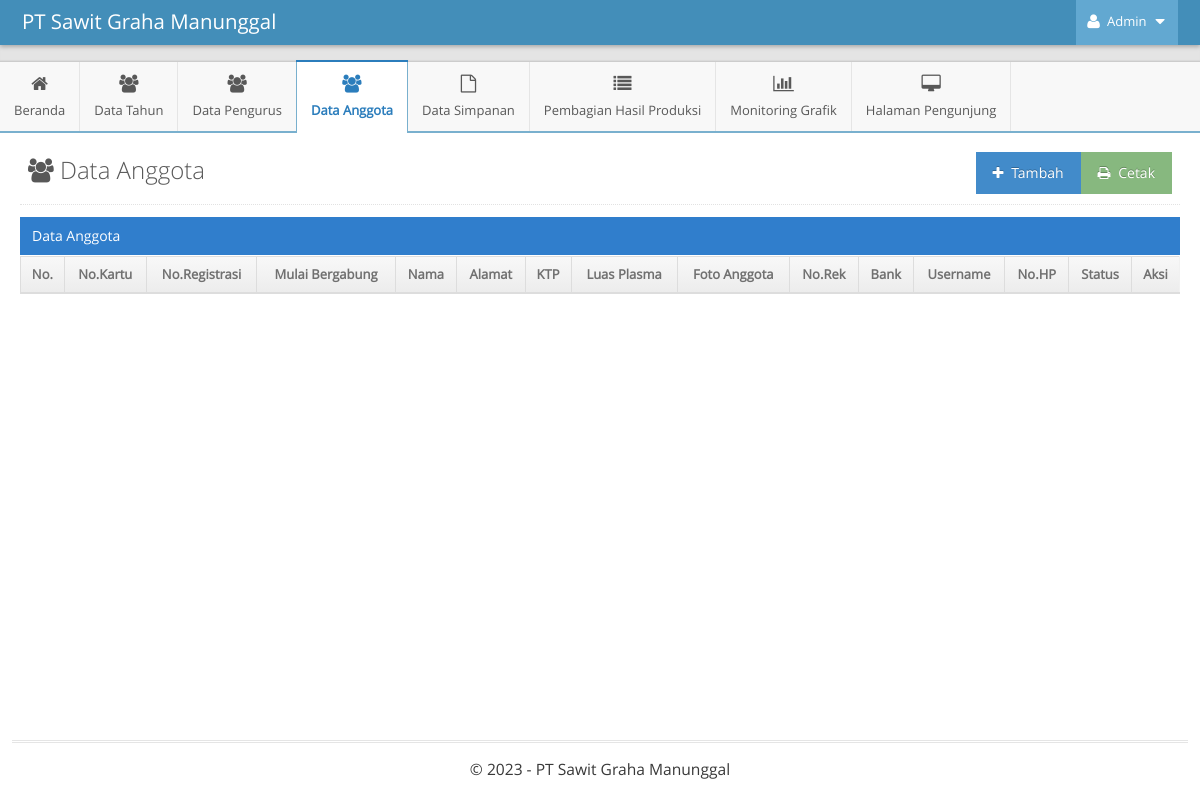
The app's page /admin/indexAdmin.php?p=kelola-anggota&m=anggota (signed in), older data.
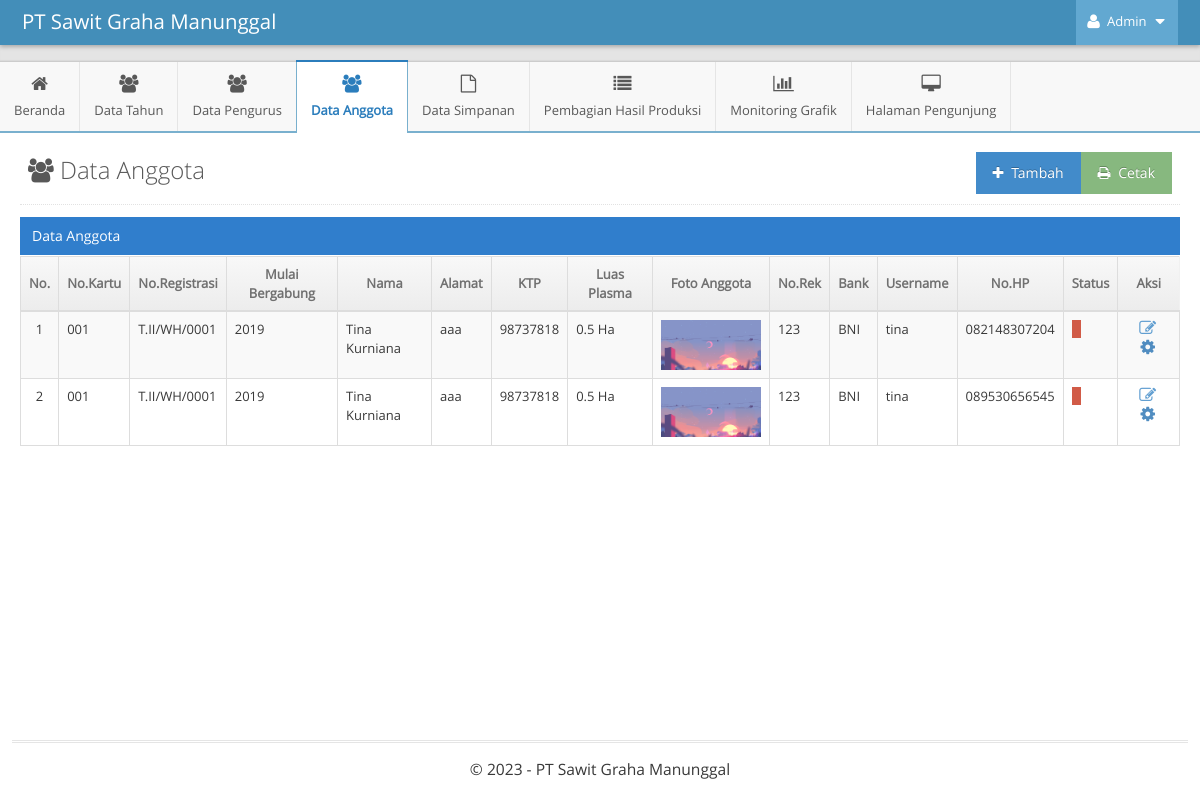
The same page, newer data.
### tables this page shows
CREATE TABLE `anggota` (
  `id_anggota` int NOT NULL AUTO_INCREMENT,
  `username` varchar(255) NOT NULL,
  `password` varchar(255) NOT NULL,
  `nama` varchar(255) NOT NULL,
  `no_kartu` varchar(255) NOT NULL,
  `no_registrasi` varchar(255) NOT NULL,
  `alamat` text NOT NULL,
  `ktp` varchar(16) NOT NULL,
  `luas_plasma` varchar(255) NOT NULL,
  `foto` varchar(255) NOT NULL,
  `no_rek` varchar(255) NOT NULL,
  `bank` varchar(255) NOT NULL,
  `id_tahun` int NOT NULL,
  `no_hp` varchar(255) DEFAULT NULL,
  PRIMARY KEY (`id_anggota`),
  KEY `id_tahun` (`id_tahun`),
  CONSTRAINT `anggota_ibfk_1` FOREIGN KEY (`id_tahun`) REFERENCES `tahun` (`id`) ON DELETE CASCADE ON UPDATE CASCADE
);

CREATE TABLE `tahun` (
  `id` int NOT NULL AUTO_INCREMENT,
  `tahun` int DEFAULT NULL,
  PRIMARY KEY (`id`)
);

### function-show.php (called while the page is built)
<?php
$host = 'localhost';
$username = 'root';
$password = '';
$dbname = 'skripsi-pirda2';
$conn = mysqli_connect($host, $username, $password, $dbname);
function tampilData($query)
{
    global $conn;
    $result = mysqli_query($conn, $query);
    $rows = [];
    while ($row = mysqli_fetch_assoc($result)) {
        $rows[] = $row;
    }
    return $rows;
}
?>

### admin/pages-admin/kelola-anggota/anggota.php (the view, shortened to what this page needs)
<?php
$query_tampil = "SELECT
					*,
					tahun.tahun
				FROM
					anggota
				INNER JOIN tahun on tahun.id = anggota.id_tahun;";
$anggota = tampilData($query_tampil);
?>
<div class="page-content">
	<div class="page-header">
		<h1 style="color:#585858">
			<i class="ace-icon fa fa-users"></i> Data Anggota
			<a href="pages-admin/kelola-anggota/cetak-anggota.php" target="_blank">
				<button class="btn btn-success pull-right">
					<i class="ace-icon fa fa-print"></i> Cetak
				</button>
			</a>
			<a data-toggle="modal" href="#tambah-anggota">
				<button class="btn btn-primary pull-right">
					<i class="ace-icon fa fa-plus"></i> Tambah
				</button>
			</a>
		</h1>
	</div>
	<div class="row">
		<div class="col-xs-12">
			<div class="row">
				<div class="col-xs-12">
					<div class="table-header">
						Data Anggota
					</div>
					<div class="table-responsive">
						<div>
							<table id="dynamic-table" class="table table-striped table-bordered table-hover">
								<thead>
									<tr>
										<th>No.</th>
										<th>No.Kartu</th>
										<th>No.Registrasi</th>
										<th>Mulai Bergabung</th>
										<th>Nama</th>
										<th>Alamat</th>
										<th>KTP</th>
										<th>Luas Plasma</th>
										<th>Foto Anggota</th>
										<th>No.Rek</th>
										<th>Bank</th>
										<th>Username</th>
										<th>No.HP</th>
										<th>Status</th>
										<th>Aksi</th>
									</tr>
								</thead>
								<tbody>
									<?php
									$i = 1;
									foreach ($anggota as $row) :
									?>
										<tr>
											<td class="center"><?= $i++; ?></td>
											<td><?= $row['no_kartu']; ?></td>
											<td><?= $row['no_registrasi']; ?></td>
											<td><?= $row['tahun']; ?></td>
											<td><?= $row['nama']; ?></td>
											<td><?= $row['alamat']; ?></td>
											<td><?= $row['ktp']; ?></td>
											<td><?= $row['luas_plasma']; ?> Ha</td>
											<td class="center">
												<img src="assets-admin/images/<?= $row["foto"]; ?>" alt="foto-user" width="100px">
											</td>
											<td><?= $row['no_rek']; ?></td>
											<td><?= $row['bank']; ?></td>
											<td><?= $row['username']; ?></td>
											<td><?= $row['no_hp']; ?></td>
											<td>
												<?php
												if ($row['status'] == 'Aktif') {
												?>
													<span class="label label-success label-sm"><?= $row['status']; ?> </span>
												<?php
												} else {
												?>
													<span class="label label-danger label-sm"><?= $row['status']; ?> </span>
												<?php
												}
												?>
											</td>
											<td class="center">
												<div class="action-buttons">
													<a data-rel="tooltip" data-placement="top" title="Ubah" style="margin-right:5px" class="blue tooltip-info" data-toggle="modal" href="#edit-anggota-<?= $row['id_anggota']; ?>">
														<i class="ace-icon fa fa-edit bigger-130"></i>
													</a>
													<a data-rel="tooltip" data-placement="top" title="Ubah Status" style="margin-right:5px" class="info tooltip-info" data-toggle="modal" href="#status-anggota-<?= $row['id_anggota']; ?>">
														<i class="ace-icon fa fa-cog bigger-130"></i>
													</a>
												</div>
											</td>
										</tr>
									<?php endforeach; ?>
								</tbody>
							</table>
						</div>
					</div>
				</div>
			</div>
		</div>
	</div>
</div>

### admin/indexAdmin.php (shortened to what this page needs)
<?php
include '../function-show.php';
$p = isset($_GET['p']) ? $_GET['p'] : 'beranda';
?>
<!DOCTYPE html>
<html lang="en">
<head>
    <link rel="stylesheet" type="text/css" href="assets-admin/css/bootstrap.min.css" />
    <link rel="stylesheet" type="text/css" href="assets-admin/plugins/font-awesome-4.6.3/css/font-awesome.min.css" />
    <link rel="stylesheet" type="text/css" href="assets-admin/plugins/chosen/css/chosen.min.css" />
    <link rel="stylesheet" type="text/css" href="assets-admin/plugins/datepicker/css/datepicker.min.css" />
    <link rel="stylesheet" type="text/css" href="assets-admin/css/ace.min.css" class="ace-main-stylesheet" id="main-ace-style" />
    <link rel="stylesheet" type="text/css" href="assets-admin/js/ace-extra.min.js" />
</head>
<body class="no-skin">
    <div id="navbar" class="navbar navbar-default navbar-collapse h-navbar navbar-fixed-top">
        <div class="navbar-container" id="navbar-container">
            <div class="navbar-header pull-left">
                <a href="index.html" class="navbar-brand">
                    <small>
                        PT Sawit Graha Manunggal
                    </small>
                </a>
            </div>
            <div class="navbar-buttons navbar-header pull-right  collapse navbar-collapse" role="navigation">
                <ul class="nav ace-nav">
                    <li class="light-blue">
                        <a data-toggle="dropdown" href="#" class="dropdown-toggle">
                            <i class="ace-icon fa fa-user"></i>
                            <span class="user-info">
                                Admin
                            </span>
                            <i class="ace-icon fa fa-caret-down"></i>
                        </a>
                    </li>
                </ul>
            </div>
        </div>
    </div>
    <div class="main-container" id="main-container">
        <div id="sidebar" class="sidebar h-sidebar navbar-collapse collapse sidebar-fixed">
            <ul class="nav nav-list">
                <li class="hover <?= $p === 'beranda' ? 'active' : '' ?>">
                    <a href="indexAdmin.php?p=beranda&m=beranda">
                        <i class="menu-icon fa fa-home"></i>
                        <span class="menu-text"> Beranda </span>
                    </a>
                </li>
                <li class="hover <?= $p === 'kelola-tahun' ? 'active' : '' ?>">
                    <a href="indexAdmin.php?p=kelola-tahun&m=kelola-tahun">
                        <i class="menu-icon fa fa-users"></i>
                        <span class="menu-text"> Data Tahun </span>
                    </a>
                </li>
                <li class="hover <?= $p === 'kelola-pengurus' ? 'active' : '' ?>">
                    <a href="indexAdmin.php?p=kelola-pengurus&m=pengurus">
                        <i class="menu-icon fa fa-users"></i>
                        <span class="menu-text"> Data Pengurus </span>
                    </a>
                </li>
                <li class="hover <?= $p === 'kelola-anggota' ? 'active' : '' ?>">
                    <a href="indexAdmin.php?p=kelola-anggota&m=anggota">
                        <i class="menu-icon fa fa-users"></i>
                        <span class="menu-text"> Data Anggota </span>
                    </a>
                </li>
                <li class="hover <?= $p === 'kelola-simpanan-pokok' || $p === 'kelola-simpanan-wajib' || $m === 'simpanan-pokok' || $m == 'simpanan-wajib-tahun' || $m == 'simpanan-wajib-bulan' || $m == 'simpanan-wajib' ? 'active' : '' ?>">
                    <a class="dropdown-toggle" href="#">
                        <i class="menu-icon fa fa-file-o"></i>
                        <span class="menu-text"> Data Simpanan </span>
                    </a>
                </li>
                <li class="hover <?= $p === 'kelola-pembagian-hasil' ? 'active' : '' ?>">
                    <a href="indexAdmin.php?p=kelola-pembagian-hasil&m=pembagian-hasil-tahun">
                        <i class="menu-icon fa fa-list"></i>
                        <span class="menu-text"> Pembagian Hasil Produksi </span>
                    </a>
                </li>
                <li class="hover <?= $p === 'monitoring-grafik' || $m === 'grafik-anggota-per-tahun' || $m === 'grafik-hektar-per-tahun' || $m === 'grafik-simpanan-per-tahun' ? 'active' : '' ?>">
                    <a class="dropdown-toggle" href="#">
                        <i class="menu-icon fa fa-bar-chart"></i>
                        <span class="menu-text">Monitoring Grafik </span>
                    </a>
                </li>
                <li class="hover <?= $p === 'kelola-profil-pt' || $p === 'kelola-galeri' || $p === 'kelola-kontak' ? 'active' : '' ?>">
                    <a class="dropdown-toggle" href="#">
                        <i class="menu-icon fa fa-desktop"></i>
                        <span class="menu-text"> Halaman Pengunjung </span>
                    </a>
                </li>
            </ul>
        </div>
        <div class="main-content">
            <div class="main-content-inner">
                <?php
                $pages_dir = 'pages-admin/' . $p;
                if (!empty($_GET['p']) && !empty($_GET['m'])) {
                    $pages = scandir($pages_dir, 0);
                    unset($pages[0], $pages[1]);
                    $m = $_GET['m'];
                    if (in_array($m . '.php', $pages)) {
                        include($pages_dir . '/' . $m . '.php');
                    } else {
                        echo 'Halaman Tidak Ditemukan';
                    }
                } else {
                    include($pages_dir . '/beranda.php');
                }
                ?>
            </div>
        </div>
        <div class="footer">
            <div class="footer-inner">
                <div class="footer-content">
                    <span class="bigger-120">
                        &copy; 2023 - PT Sawit Graha Manunggal
                    </span>
                </div>
            </div>
        </div>
    </div>
</body>
</html>

Row changes from the older to the newer data that the page shows:
added anggota: no_kartu "001", no_registrasi "T.II/WH/0001", id_tahun.tahun "2019", nama "Tina Kurniana", alamat "aaa", ktp "98737818", luas_plasma "0.5", foto (picture), no_rek "123", bank "BNI", username "tina", no_hp "082148307204"
added anggota: no_kartu "001", no_registrasi "T.II/WH/0001", id_tahun.tahun "2019", nama "Tina Kurniana", alamat "aaa", ktp "98737818", luas_plasma "0.5", foto (picture), no_rek "123", bank "BNI", username "tina", no_hp "089530656545"
